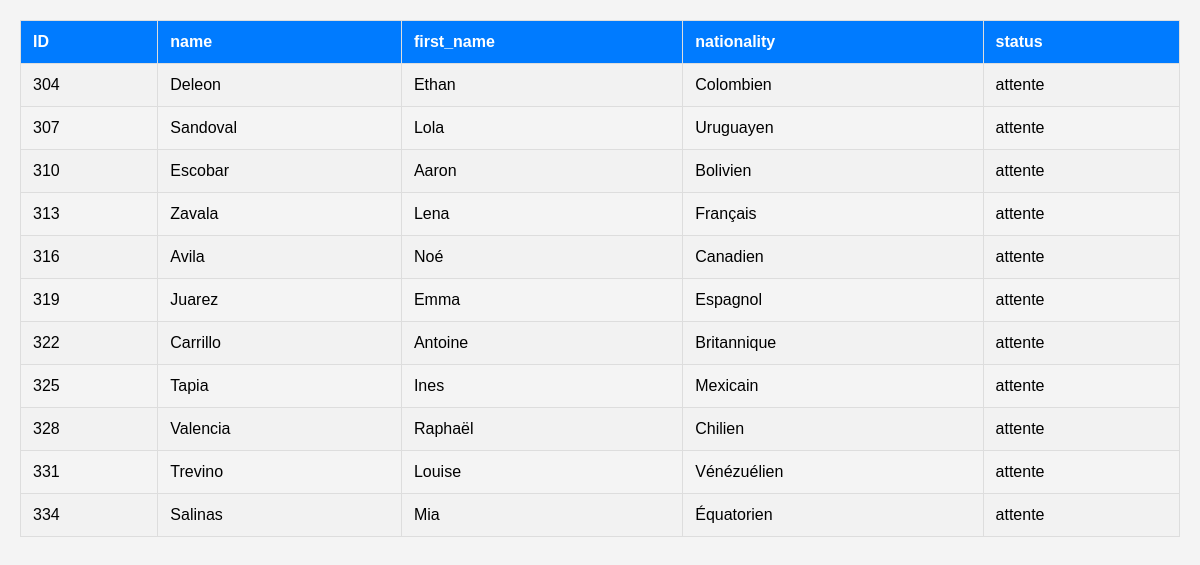
The app's page /run3.php, older data.
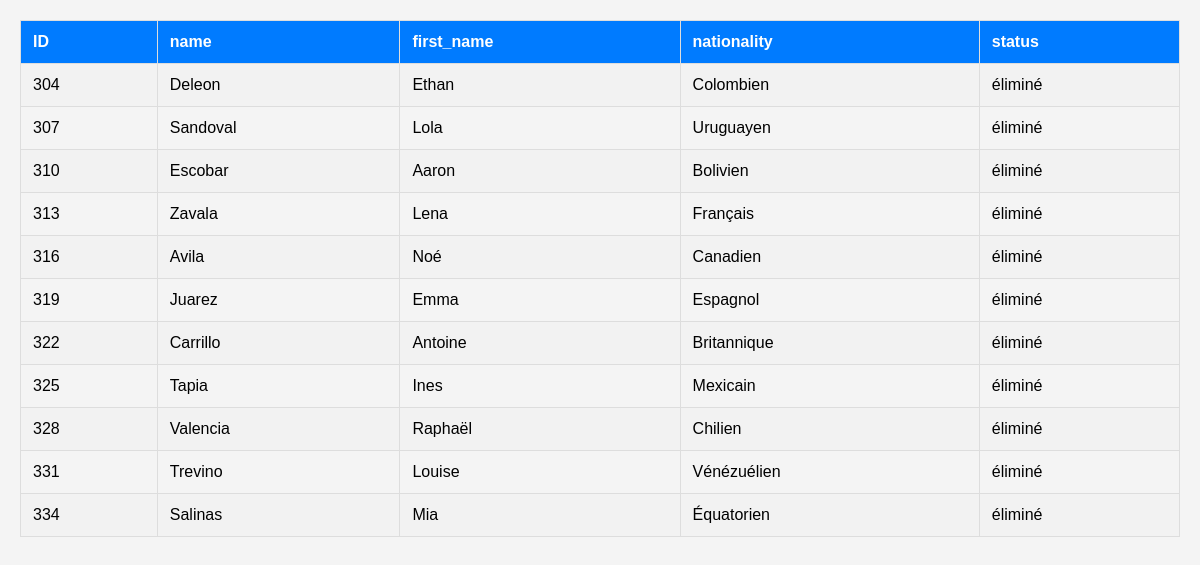
The same page, newer data.
### tables this page shows
CREATE TABLE `course_athelete` (
  `course_id` bigint(20) UNSIGNED NOT NULL,
  `athelete_id` bigint(20) UNSIGNED NOT NULL,
  `temps` double NOT NULL
);

CREATE TABLE `athelete` (
  `name` varchar(255) NOT NULL,
  `firstname` varchar(255) NOT NULL,
  `email` varchar(255) NOT NULL,
  `password` varchar(255) NOT NULL,
  `id` bigint(20) UNSIGNED NOT NULL,
  `nationality` varchar(20) NOT NULL,
  `distance` int(32) NOT NULL,
  `date_de_naissance` date DEFAULT NULL,
  `penality` varchar(255) DEFAULT NULL,
  `status` varchar(255) DEFAULT 'ATTENTE'
);

### run3.php (the view, shortened to what this page needs)
<!DOCTYPE html>
<html lang="en">
<head>
</head>
<body>
</body>
</html>
<?php
include("sql.php");
$conn = new mysqli($db_server, $db_user, $db_pass, $db_name);
$sql="SELECT * FROM athelete a JOIN course_athelete c ON a.id=c.athelete_id WHERE c.course_id=3;";
$result= $conn->query($sql);
if ($result->num_rows > 0) {
    echo "<table border='1'><tr><th>ID</th><th>name</th><th>first_name</th><th>nationality</th><th>status</th></tr>";
    while ($row = $result->fetch_assoc()) {
        echo "<tr>
                <td>" . htmlspecialchars($row["id"]) . "</td>
                <td>" . htmlspecialchars($row["name"]) . "</td>
                <td>" . htmlspecialchars($row["firstname"]) . "</td>
                <td>" . htmlspecialchars($row["nationality"]) . "</td>
                <td>" . htmlspecialchars($row["status"]) . "</td>
              </tr>";
    }
    echo "</table>";
} else {
    echo "Aucun athlète trouvé.";
}
?>

Row changes from the older to the newer data that the page shows:
changed through a linked row, course_athelete "Deleon": athelete.status "attente" → "éliminé"
changed through a linked row, course_athelete "Sandoval": athelete.status "attente" → "éliminé"
changed through a linked row, course_athelete "Escobar": athelete.status "attente" → "éliminé"
changed through a linked row, course_athelete "Zavala": athelete.status "attente" → "éliminé"
changed through a linked row, course_athelete "Avila": athelete.status "attente" → "éliminé"
changed through a linked row, course_athelete "Juarez": athelete.status "attente" → "éliminé"
changed through a linked row, course_athelete "Carrillo": athelete.status "attente" → "éliminé"
changed through a linked row, course_athelete "Tapia": athelete.status "attente" → "éliminé"
changed through a linked row, course_athelete "Valencia": athelete.status "attente" → "éliminé"
changed through a linked row, course_athelete "Trevino": athelete.status "attente" → "éliminé"
changed through a linked row, course_athelete "Salinas": athelete.status "attente" → "éliminé"
